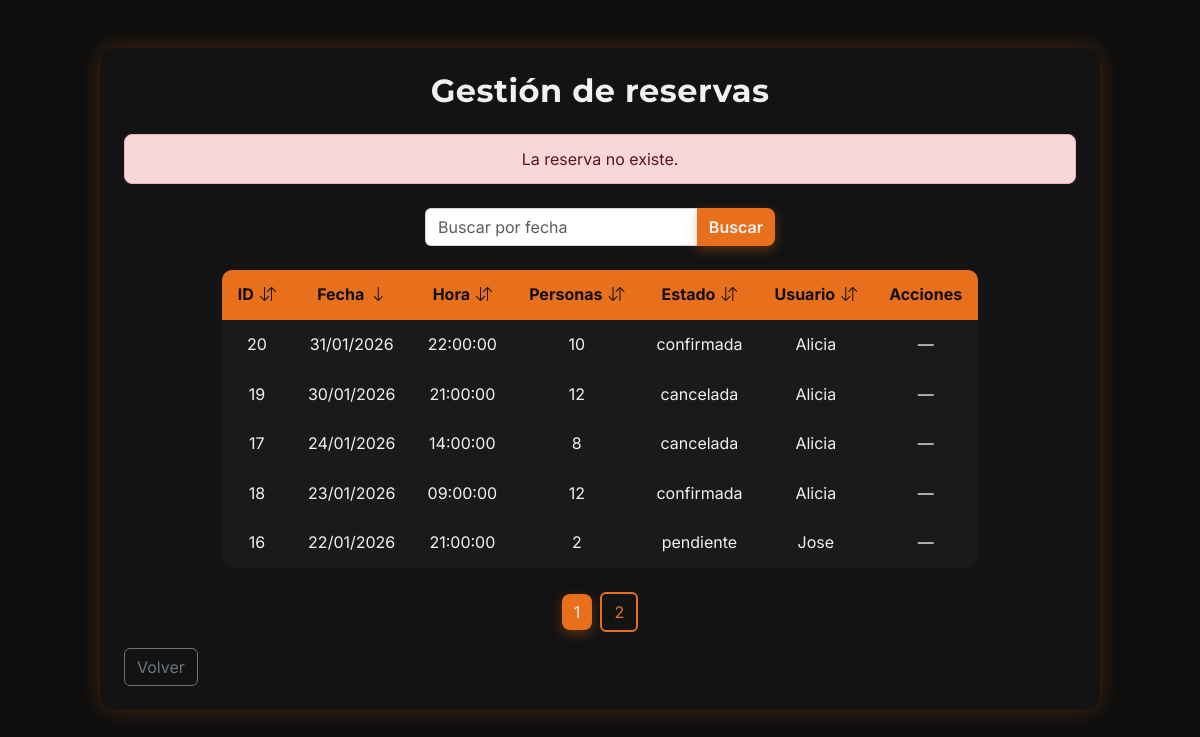
The app's page /bookings/booking_list.php?error=booking_not_found (signed in) with its own data.
### tables this page shows
CREATE TABLE `reservas` (
  `id` int(11) NOT NULL,
  `id_usuario` int(11) NOT NULL,
  `fecha` date NOT NULL,
  `hora` time NOT NULL,
  `num_personas` int(11) NOT NULL,
  `estado` enum('pendiente','confirmada','cancelada') NOT NULL DEFAULT 'pendiente'
);

CREATE TABLE `usuarios` (
  `id` int(11) NOT NULL,
  `nombre` varchar(50) NOT NULL,
  `email` varchar(50) NOT NULL,
  `contrasenya` varchar(255) NOT NULL,
  `telefono` varchar(20) NOT NULL,
  `rol` enum('usuario','administrador') NOT NULL DEFAULT 'usuario',
  `estado` enum('activo','inactivo') NOT NULL DEFAULT 'activo'
);

### src/bookings/Booking.php (called while the page is built, shortened)
<?php
    class Booking {
        private ?int $id = null;
        private ?string $date = null;
        private ?string $time = null;
        private ?int $people = null;
        private ?string $status = null;
        private ?string $user_name = null;
        public function getId(): ?int {
            return $this->id;
        }
        public function getDate(): ?string {
            return $this->date;
        }
        public function getTime(): ?string {
            return $this->time;
        }
        public function getPeople(): ?int {
            return $this->people;
        }
        public function getStatus(): ?string {
            return $this->status;
        }
        public function getUserName(): ?string {
            return $this->user_name;
        }
        public static function getBookings(int $page, int $perPage, string $sortBy, string $sortDir, ?int $onlyUser = null): array {
            $db = Database::getConnection();
            $offset = ($page - 1) * $perPage;
            $allowedColumns = [
                "id" => "r.id",
                "date" => "r.fecha",
                "time" => "r.hora",
                "people" => "r.num_personas",
                "status" => "r.estado",
                "user_name" => "u.nombre"
            ];
            $orderField = $allowedColumns[$sortBy] ?? "r.id";
            $sortDir = strtoupper($sortDir) === "DESC" ? "DESC" : "ASC";
            $userFilter = "";
            $sql = "SELECT r.id, r.id_usuario AS user_id, r.fecha AS date, r.hora AS time, r.num_personas AS people, r.estado AS status, u.nombre AS user_name
                    FROM reservas r INNER JOIN usuarios u ON r.id_usuario = u.id $userFilter ORDER BY $orderField $sortDir LIMIT :offset, :limit";
            $stmt = $db->prepare($sql);
            $stmt->bindValue(":offset", $offset, PDO::PARAM_INT);
            $stmt->bindValue(":limit", $perPage, PDO::PARAM_INT);
            $stmt->execute();
            $stmt->setFetchMode(PDO::FETCH_CLASS, "Booking");
            return $stmt->fetchAll();
        }
    }
?>

### src/bookings/booking_list.php (the view, shortened to what this page needs)
<?php
    require_once __DIR__ . "/Booking.php";
    $db = Database::getConnection();
    $role = $_SESSION["role"] ?? "user";
    $userId = (int)$_SESSION["id"];
?>
<!DOCTYPE html>
<html lang="es">
<head>
    <link href="https://cdn.jsdelivr.net/npm/bootstrap@5.3.0/dist/css/bootstrap.min.css" rel="stylesheet">
    <link rel="stylesheet" href="https://cdn.jsdelivr.net/npm/bootstrap-icons@1.10.5/font/bootstrap-icons.css">
    <link rel="stylesheet" href="/assets/css/styles.css">
</head>
<body>
    <div class="onix-bg d-flex justify-content-center align-items-start py-5">
        <div class="onix-card-wide p-4 w-100">
            <h2 class="text-center fw-bold mb-4">
                <?= ($role === "user") ? "Mis reservas" : "Gestión de reservas" ?>
            </h2>
            <div class="mb-3">
                <?php
                    if (isset($_GET["error"])) {
                        $error = htmlspecialchars($_GET["error"]);
                        if ($error === "booking_not_found") {
                            echo "<p class='alert alert-danger text-center mb-4'>La reserva no existe.</p>";
                        }
                    }
                ?>
            </div>
            <form method="get" action="/bookings/booking_list.php" class="mb-4 onix-search mx-auto">
                <div class="input-group">
                    <input type="text" name="search" class="form-control" placeholder="Buscar por fecha" autocomplete="off"
                           value="<?= isset($_GET['search']) ? htmlspecialchars($_GET['search']) : '' ?>">
                    <button class="btn btn-onix fw-semibold" type="submit">Buscar</button>
                </div>
            </form>
            <?php
                $page = isset($_GET["page"]) ? (int)$_GET["page"] : 1;
                $perPage = 5;
                $allowedColumns = [
                    "id" => "r.id",
                    "date" => "r.fecha",
                    "time" => "r.hora",
                    "people" => "r.num_personas",
                    "status" => "r.estado",
                    "user_name" => "u.nombre"
                ];
                $sortBy = $_GET["sort_by"] ?? "date";
                $orderField = $allowedColumns[$sortBy] ?? "r.fecha";
                $sortDir = strtoupper($_GET["sort_dir"] ?? "DESC");
                $onlyUser = null;
                if (isset($_GET["search"]) && trim($_GET["search"]) !== "") {
                    $searchTerm = "%" . trim($_GET["search"]) . "%";
                    if ($onlyUser !== null) {
                        $countQuery = $db->prepare("SELECT COUNT(*) AS total FROM reservas WHERE id_usuario = :user_id AND (fecha LIKE :search)");
                        $countQuery->execute([
                            ":user_id" => $userId,
                            ":search" => $searchTerm
                        ]);
                    } else {
                        $countQuery = $db->prepare("SELECT COUNT(*) AS total FROM reservas WHERE (fecha LIKE :search)");
                        $countQuery->execute([":search" => $searchTerm]);
                    }
                    $totalReservations = $countQuery->fetch(PDO::FETCH_ASSOC)["total"];
                    $totalPages = ceil($totalReservations / $perPage);
                    $offset = ($page - 1) * $perPage;
                    $where = "WHERE r.fecha LIKE :search";
                    if ($onlyUser !== null) {
                        $where = "WHERE r.id_usuario = :user_id AND r.fecha LIKE :search";
                    }
                    $query = $db->prepare("SELECT r.id, r.id_usuario AS user_id, r.fecha AS date, r.hora AS time, r.num_personas AS people, r.estado AS status, u.nombre AS user_name
                                           FROM reservas r INNER JOIN usuarios u ON r.id_usuario = u.id $where ORDER BY $orderField $sortDir LIMIT :offset, :limit");
                    $query->bindValue(":search", $searchTerm, PDO::PARAM_STR);
                    $query->bindValue(":offset", $offset, PDO::PARAM_INT);
                    $query->bindValue(":limit", $perPage, PDO::PARAM_INT);
                    if ($onlyUser !== null) {
                        $query->bindValue(":user_id", $userId, PDO::PARAM_INT);
                    }
                    $query->execute();
                    $query->setFetchMode(PDO::FETCH_CLASS, "Booking");
                    $reservations = $query->fetchAll();
                } else {
                    $reservations = Booking::getBookings($page, $perPage, $sortBy, $sortDir, $onlyUser);
                    if ($onlyUser !== null) {
                        $countQuery = $db->prepare("SELECT COUNT(*) AS total FROM reservas WHERE id_usuario = :user_id");
                        $countQuery->execute([":user_id" => $userId]);
                    } else {
                        $countQuery = $db->query("SELECT COUNT(*) AS total FROM reservas");
                    }
                    $totalReservations = $countQuery->fetch(PDO::FETCH_ASSOC)["total"];
                    $totalPages = ceil($totalReservations / $perPage);
                }
                function sortIcon(string $col, string $currentSortBy, string $currentSortDir): string {
                    if ($col !== $currentSortBy) return '<i class="bi bi-arrow-down-up"></i>';
                    return $currentSortDir === "ASC"
                        ? '<i class="bi bi-arrow-up"></i>'
                        : '<i class="bi bi-arrow-down"></i>';
                }
                function sortUrl(string $col, string $currentSortDir): string {
                    $newDir = $currentSortDir === "ASC" ? "DESC" : "ASC";
                    $url = "/bookings/booking_list.php?sort_by=$col&sort_dir=$newDir";
                    return $url;
                }
            ?>
            <div class="table-responsive">
                <table class="onix-table align-middle text-center mx-auto">
                    <thead>
                        <tr>
                            <th><a href="<?= sortUrl('id', $sortDir) ?>">ID <?= sortIcon('id', $sortBy, $sortDir) ?></a></th>
                            <th><a href="<?= sortUrl('date', $sortDir) ?>">Fecha <?= sortIcon('date', $sortBy, $sortDir) ?></a></th>
                            <th><a href="<?= sortUrl('time', $sortDir) ?>">Hora <?= sortIcon('time', $sortBy, $sortDir) ?></a></th>
                            <th><a href="<?= sortUrl('people', $sortDir) ?>">Personas <?= sortIcon('people', $sortBy, $sortDir) ?></a></th>
                            <th><a href="<?= sortUrl('status', $sortDir) ?>">Estado <?= sortIcon('status', $sortBy, $sortDir) ?></a></th>
                            <?php if ($role !== "user"): ?>
                                <th><a href="<?= sortUrl('user_name', $sortDir) ?>">Usuario <?= sortIcon('user_name', $sortBy, $sortDir) ?></a></th>
                            <?php endif; ?>
                            <th>Acciones</th>
                        </tr>
                    </thead>
                    <tbody>
                        <?php
                            if (empty($reservations)) {
                                echo "<tr><td colspan='7' class='text-center py-3 text-light'>No se encontraron reservas</td></tr>";
                            } else {
                                foreach ($reservations as $r) {
                                    $reservationDateStr = $r->getDate();
                                    $reservationDate = strtotime($reservationDateStr);
                                    $today = strtotime(date("Y-m-d"));
                                    $status = $r->getStatus();
                                    $id = $r->getId();
                                    $reservationHour = $r->getTime();
                                    $currentHour = date("H:i");
                                    echo "<tr>";
                                    echo "<td>" . htmlspecialchars((string)$id) . "</td>";
                                    echo "<td>" . date("d/m/Y", $reservationDate) . "</td>";
                                    echo "<td>" . htmlspecialchars((string)$reservationHour) . "</td>";
                                    echo "<td>" . htmlspecialchars((string)$r->getPeople()) . "</td>";
                                    echo "<td>" . htmlspecialchars((string)$status) . "</td>";
                                    if ($role !== "user") {
                                        echo "<td>" . htmlspecialchars((string)$r->getUserName()) . "</td>";
                                    }
                                    echo "<td>";
                                        if ($reservationDate < $today) {
                                            echo "<span class='text-light'>—</span>";
                                        }
                                        elseif ($reservationDate == $today && $reservationHour <= $currentHour) {
                                            echo "<span class='text-light'>—</span>";
                                        }
                                    echo "</td>";
                                    echo "</tr>";
                                }
                            }
                        ?>
                    </tbody>
                </table>
            </div>
            <div class="text-center mt-4">
                <?php
                    for ($i = 1; $i <= $totalPages; $i++) {
                        $url = "/bookings/booking_list.php?page=$i&sort_by=$sortBy&sort_dir=$sortDir";
                        if ($i == $page) {
                            echo "<button class='btn btn-onix mx-1'>$i</button>";
                        } else {
                            echo "<a href='$url' class='btn btn-outline-onix mx-1'>$i</a>";
                        }
                    }
                ?>
            </div>
            <div class="text-center text-lg-start mt-3">
                <?php
                    if ($role === "user") {
                        $returnUrl = "/users/profile.php";
                    } elseif (isset($_GET["only_mine"]) && $_GET["only_mine"] == 1) {
                        $returnUrl = "/users/profile.php";
                    } else {
                        $returnUrl = "/utils/admin_panel.php";
                    }
                ?>
                <a href="<?= $returnUrl ?>" class="btn btn-outline-secondary">Volver</a>
            </div>
        </div>
    </div>
</body>
</html>

### src/assets/css/styles.css (style rules this page uses)
* { margin: 0; padding: 0; font-family: 'Inter', sans-serif; box-sizing: border-box; }
h1, h2, h3, h4 { font-family: 'Montserrat', sans-serif; letter-spacing: 0.5px; }
body { background-color: #0F0F0F; color: #F1F1F1; line-height: 1.6; }
a { color: #F1F1F1; text-decoration: none; }
.onix-bg { min-height: 100vh; padding: 2rem; }
.onix-card-wide { background: rgba(20, 20, 20, 0.85); border-radius: 15px; width: 100%; max-width: 1000px; box-shadow: 0 0 20px rgba(232, 111, 28, 0.25); backdrop-filter: blur(8px); }
.btn-onix { background-color: #E86F1C; color: #F1F1F1; border: none; border-radius: 8px; box-shadow: 0 4px 12px rgba(232, 111, 28, 0.35); transition: all 0.2s ease-in-out; }
.btn-outline-onix { border: 2px solid #E86F1C; color: #E86F1C; transition: 0.3s ease; }
.alert { border-radius: 8px; padding: 0.7rem 1rem; }
.onix-table { background-color: #1A1A1A; color: #F1F1F1; border-radius: 10px; overflow: hidden; }
.onix-table thead { background-color: #E86F1C; color: #0F0F0F; font-weight: 700; }
.onix-table thead a { color: #0F0F0F; text-decoration: none; font-weight: 700; }
.onix-table tbody tr { transition: background-color 0.2s ease; }
.onix-table td, .onix-table th { padding: 12px 16px; vertical-align: middle; }
.onix-table a { color: #E86F1C; font-weight: 600; }
.onix-table, .onix-table th, .onix-table td { border-color: #333 !important; }
.onix-table th a { display: inline-flex; align-items: center; gap: 6px; white-space: nowrap; }
.onix-search { max-width: 350px; }
.onix-search input { background: #FFFF !important; color: #000 !important; border: 1px solid #CCCC !important; }

### records on screen
reservas: id "20", fecha "31/01/2026", hora "22:00:00", num_personas "10", estado "confirmada", id_usuario.nombre "Alicia"
reservas: id "19", fecha "30/01/2026", hora "21:00:00", num_personas "12", estado "cancelada", id_usuario.nombre "Alicia"
reservas: id "17", fecha "24/01/2026", hora "14:00:00", num_personas "8", estado "cancelada", id_usuario.nombre "Alicia"
reservas: id "18", fecha "23/01/2026", hora "09:00:00", num_personas "12", estado "confirmada", id_usuario.nombre "Alicia"
reservas: id "16", fecha "22/01/2026", hora "21:00:00", num_personas "2", estado "pendiente", id_usuario.nombre "Jose"
